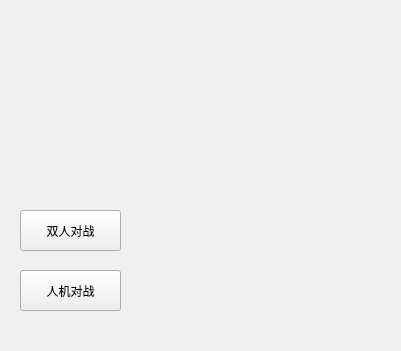
<?xml version="1.0" encoding="UTF-8"?>
<ui version="4.0">
 <class>Widget</class>
 <widget class="QWidget" name="Widget">
  <property name="geometry">
   <rect>
    <x>0</x>
    <y>0</y>
    <width>401</width>
    <height>351</height>
   </rect>
  </property>
  <property name="windowTitle">
   <string>六子棋</string>
  </property>
  <widget class="QLabel" name="label">
   <property name="geometry">
    <rect>
     <x>0</x>
     <y>0</y>
     <width>411</width>
     <height>381</height>
    </rect>
   </property>
   <property name="text">
    <string/>
   </property>
   <property name="pixmap">
    <pixmap>Image/u=1869757711,2217152015&amp;fm=26&amp;gp=0.jpg</pixmap>
   </property>
   <property name="scaledContents">
    <bool>true</bool>
   </property>
  </widget>
  <widget class="QLabel" name="label_2">
   <property name="geometry">
    <rect>
     <x>260</x>
     <y>20</y>
     <width>131</width>
     <height>181</height>
    </rect>
   </property>
   <property name="text">
    <string/>
   </property>
   <property name="pixmap">
    <pixmap>Image/614356656556334208.png</pixmap>
   </property>
   <property name="scaledContents">
    <bool>true</bool>
   </property>
  </widget>
  <widget class="QPushButton" name="pushButton_mm">
   <property name="geometry">
    <rect>
     <x>20</x>
     <y>210</y>
     <width>101</width>
     <height>41</height>
    </rect>
   </property>
   <property name="text">
    <string>双人对战</string>
   </property>
  </widget>
  <widget class="QPushButton" name="pushButton_mc">
   <property name="geometry">
    <rect>
     <x>20</x>
     <y>270</y>
     <width>101</width>
     <height>41</height>
    </rect>
   </property>
   <property name="text">
    <string>人机对战</string>
   </property>
  </widget>
 </widget>
 <layoutdefault spacing="6" margin="11"/>
 <resources/>
 <connections/>
</ui>
